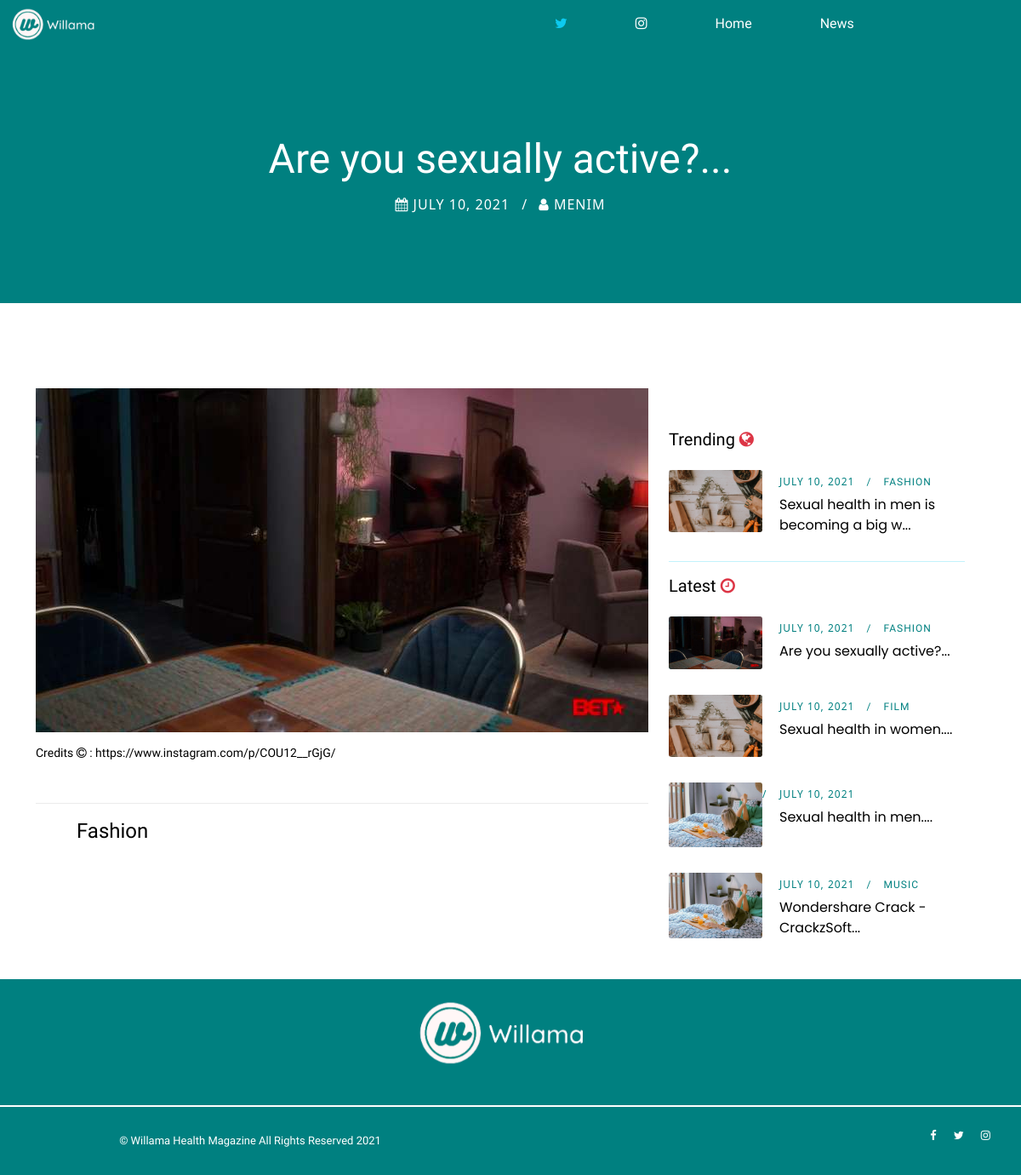
The page /willama_health/are-you-sexually-active/ on the database its author committed.
### blog/models.py (models this page shows, shortened)
class Post(models.Model):
    title       =   models.CharField(max_length=255, unique=True)
    blog_img    =   models.ImageField(upload_to="blog_pics/", null=True, blank=True)
    img_credits =   models.CharField(max_length=255, null=True)
    slug        =   models.SlugField(max_length=250, null=True, blank=True, unique=True)
    author      =   models.CharField(max_length=100, default='Menim')
    updated_on  =   models.DateTimeField(auto_now=True)
    body        =   tinymce_models.HTMLField()
    created_on  =   models.DateTimeField(auto_now_add=True)
    status      =   models.IntegerField(choices=STATUS, default=0)
    blog_type   =   models.IntegerField(choices=TYPE, default=0)
    categories  =   models.ManyToManyField(Category, related_name='posts')
    class Meta:
        ordering    =   ['-created_on']

class Category(models.Model):
    title   =   models.CharField(max_length=20, unique=True, null=True)
    slug        =   models.SlugField(max_length=250, unique=True,null=True)
    class Meta:
        verbose_name_plural =   'categories'
    def __str__(self):
        return self.title

### blog/views.py (the view)
# urls.py: path('willama_health/<slug:slug>/', views.article_detail, name='article-detail'),
def article_detail(request, slug, *args, **kwargs):
    post        =   Post.objects.get(slug=slug)
    latest      =   Post.objects.order_by('-created_on')[0:4]
    adverts     =   Advert.objects.all()[0:1]
    trending    =   Post.objects.filter(blog_type=2, status=1).order_by('-created_on')[0:3]
    context     =   {
        "post": post,
        'latest':latest,
        'adverts':adverts,
        'trending':trending,
    }
    return render(request, "article.html", context)

### blog/templates/article.html (shortened to what this page needs)
{% extends "base.html" %} {% load crispy_forms_tags %} {% load static %} {% block content %}
<div class="breadcrumb-area bg-img bg-overlay jarallax">
    <div class="container h-100">
        <div class="row h-100 align-items-center">
            <div class="col-12">
                <div class="breadcrumb-content text-center">
                    <div class="breadcrumb-post-content">
                        <h2 class="post-title">{{ post.title|slice:":70"|safe }}...</h2>
                        <div class="post-meta">
                            <a href="#" style="text-decoration: none;"><i class="fa fa-calendar" aria-hidden="true"></i>
                                {{ post.created_on.date }}</a>
                            <a href="#" style="text-decoration: none;"><i class="fa fa-user" aria-hidden="true"></i>
                                {{ post.author }}</a>
                        </div>
                    </div>
                </div>
            </div>
        </div>
    </div>
</div>
<div class="roberto-news-area section-padding-100-0">
    <div class="container">
        <div class="row justify-content-center">
            <div class="col-12 col-lg-8">
                <div class="post-thumbnail mb-50">
                    <img src="{{ post.blog_img.url }}" alt="">
                    <h4 class="small mt-3">Credits <i class="fa fa-copyright"></i> : {{ post.img_credits }}</h4>
                </div>
                <div class="post-author-area d-flex align-items-center justify-content-between mb-50">
                    <ul class="">{% for cat in post.categories.all %}
                        <li>
                            <a href="{% url 'blog_category' cat.slug %}" class="nav-link text-capitalize">
                                <h4>{{ cat }}</h4>
                            </a>
                        </li>{% endfor %}
                    </ul>
                </div>
            </div>
            <div class="col-12 col-sm-8 col-md-6 col-lg-4 py-5 section-padding-100-70">
                <div class="roberto-sidebar-area pl-md-4">
                    <div class="col-12 mb-4">
                        <h5>Trending <i class="fa fa-globe text-danger"></i></h5>
                    </div>
                    {% for post in trending %}
                    <div class="single-recent-post d-flex">
                        <div class="post-thumb">
                            {% if post.blog_img %}
                            <a href="#"><img src="{{ post.blog_img.url }}" alt=""></a>
                            {% endif %}
                        </div>
                        <div class="post-content">
                            <div class="post-meta">
                                <a href="#" class="post-author">{{ post.created_on.date }}</a>
                                {% for cat in post.categories.all %}
                                <a href="{% url 'blog_category' cat.slug %}" class="post-tutorial"
                                    style="font-family: 'Archivo Narrow', sans-serif;">{{ cat.title }}</a> {% endfor %}
                            </div>
                            <a href="{% url 'article-detail' post.slug %}" class="post-title"
                                style="font-family: 'Poppins', sans-serif;">{{ post.title|slice:":40"|safe }}...</a>
                        </div>
                    </div>
                    {% endfor %}
                    <hr class="bg-info">
                    <div class="col-12 mb-4">
                        <h5>Latest <i class="fa fa-clock-o text-danger"></i></h5>
                    </div>
                    {% for post in latest %}
                    <div class="single-recent-post d-flex">
                        <div class="post-thumb">
                            {% if post.blog_img %}
                            <a href="#"><img src="{{ post.blog_img.url }}" alt=""></a>
                            {% endif %}
                        </div>
                        <div class="post-content">
                            <div class="post-meta">
                                <a href="#" class="post-author">{{ post.created_on.date }}</a>
                                {% for cat in post.categories.all %}
                                <a href="{% url 'blog_category' cat.slug %}" class="post-tutorial"
                                    style="font-family: 'Archivo Narrow', sans-serif;">{{ cat.title }}</a> {% endfor %}
                            </div>
                            <a href="{% url 'article-detail' post.slug %}" class="post-title"
                                style="font-family: 'Poppins', sans-serif;">{{ post.title|slice:":40"|safe }}...</a>
                        </div>
                    </div>
                    {% endfor %}
                </div>
            </div>
        </div>
    </div>
</div>
{% endblock content %}

### static/css/design.css (style rules this page uses)
* { margin: 0; padding: 0; max-width: 100%; box-sizing: border-box; }
body { font-family: "Poppins", sans-serif; font-size: 14px; }
h1, h2, h3, h4, h5, h6 { font-family: "Archivo Narrow", sans-serif; color: #000000; line-height: 1.3; font-weight: 500; }
ul, ol { margin: 0; }
ul li, ol li { list-style: none; }
img { height: auto; max-width: 100%; }
.bg-img { background-position: center center; background-size: cover; background-repeat: no-repeat; }
.mb-50 { margin-bottom: 50px !important; }
.section-padding-100-0 { padding-top: 100px; padding-bottom: 0; }
.section-padding-100-70 { padding-top: 100px; padding-bottom: 70px; }
.nav-link { font-family: 'Archivo Narrow', sans-serif; }
.breadcrumb-area { position: relative; background: teal; background-size: cover; z-index: 1; height: 300px; }
.breadcrumb-content { position: relative; z-index: 1; }
.roberto-news-area a { color: #000000; text-decoration: none; }
.breadcrumb-post-content { position: relative; z-index: 1; }
.breadcrumb-post-content .post-title { font-size: 48px; line-height: 1.5; display: block; margin-bottom: 5px; color: #ffffff; }
.breadcrumb-post-content .post-meta { position: relative; z-index: 1; margin-bottom: 10px; }
.breadcrumb-post-content .post-meta a { position: relative; z-index: 1; font-size: 16px; color: #ffffff; display: inline-block; margin-right: 30px; letter-spacing: 1px; text-transform: uppercase; }
.breadcrumb-post-content .post-meta a:last-child { margin-right: 0; }
.breadcrumb-post-content .post-meta a:last-child::before { content: '/'; position: absolute; top: 0; left: -20px; z-index: 1; }
.post-author-area { position: relative; z-index: 1; border-top: 1px solid #ebebeb; padding-top: 10px; }
.single-recent-post { position: relative; z-index: 1; margin-bottom: 30px; }
.single-recent-post:last-child { margin-bottom: 0; }
.single-recent-post .post-thumb { -webkit-box-flex: 0; -ms-flex: 0 0 110px; flex: 0 0 110px; max-width: 110px; width: 110px; margin-right: 20px; }
.single-recent-post .post-thumb img { border-radius: 3px; }
.single-recent-post .post-content .post-title { font-size: 16px; display: block; margin-bottom: 0; }
.single-recent-post .post-content .post-meta { position: relative; z-index: 1; margin-bottom: 5px; }
.single-recent-post .post-content .post-meta a { position: relative; z-index: 1; font-size: 12px; color: teal; display: inline-block; margin-right: 30px; letter-spacing: 1px; text-transform: uppercase; }
.single-recent-post .post-content .post-meta a:last-child { margin-right: 0; }
.single-recent-post .post-content .post-meta a:last-child::before { content: '/'; position: absolute; top: 0; left: -20px; z-index: 1; }
.post-meta a { text-decoration: none; }

### rows shown on the page
Post: title "Are you sexually active?", created_on "JULY 10, 2021", author "MENIM", blog_img (picture), img_credits "https://www.instagram.com/p/COU12__rGjG/"
Category: title "Fashion", title "FASHION"
Post: blog_img (picture), created_on "JULY 10, 2021", title "Sexual health in men is becoming a big w"
Post: blog_img (picture), created_on "JULY 10, 2021", title "Sexual health in women."
Category: title "FILM"
Post: blog_img (picture), created_on "JULY 10, 2021", title "Sexual health in men."
Post: blog_img (picture), created_on "JULY 10, 2021", title "Wondershare Crack - CrackzSoft"
Category: title "MUSIC"
